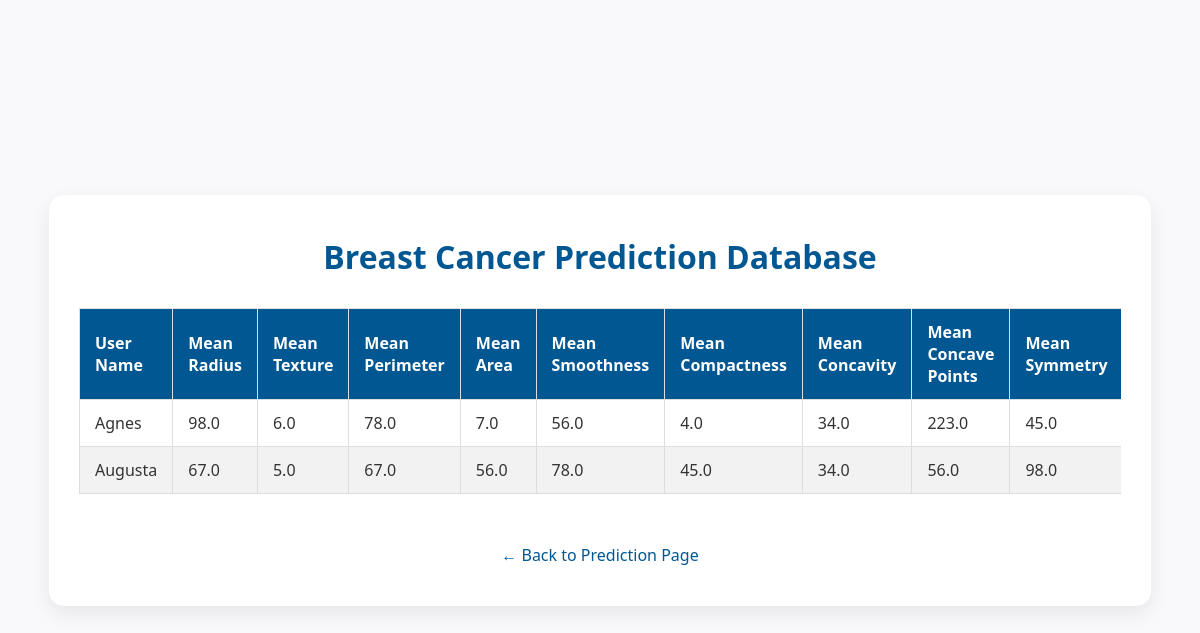
The page /output on the database its author committed.
### tables this page shows
CREATE TABLE predictions (
        id INTEGER PRIMARY KEY AUTOINCREMENT,
        user_name TEXT NOT NULL,
        mean_radius REAL NOT NULL,
        mean_texture REAL NOT NULL,
        mean_perimeter REAL NOT NULL,
        mean_area REAL NOT NULL,
        mean_smoothness REAL NOT NULL,
        mean_compactness REAL NOT NULL,
        mean_concavity REAL NOT NULL,
        mean_concave_points REAL NOT NULL,
        mean_symmetry REAL NOT NULL,
        mean_fractal_dimension REAL NOT NULL,
        prediction TEXT NOT NULL
    );

### app.py (the view)
@app.route('/output')
def output():
    select_query = '''
        SELECT user_name, mean_radius, mean_texture, mean_perimeter, mean_area,
               mean_smoothness, mean_compactness, mean_concavity,
               mean_concave_points, mean_symmetry, mean_fractal_dimension, prediction
        FROM predictions
    '''
    with closing(sqlite3.connect('breastcancer.db')) as conn:
        with closing(conn.cursor()) as c:
            c.execute(select_query)
            records = c.fetchall()
    return render_template('result.html', records=records)

### templates/result.html (shortened to what this page needs)
<!DOCTYPE html>
<html lang="en">
<head>
    <link rel="stylesheet" href="{{ url_for('static', filename='result.css') }}" />
</head>
<body>
    <div class="container">
        <h1>Breast Cancer Prediction Database</h1>
        <div class="table-wrapper">
            <table>
                <thead>
                    <tr>
                        <th>User Name</th>
                        <th>Mean Radius</th>
                        <th>Mean Texture</th>
                        <th>Mean Perimeter</th>
                        <th>Mean Area</th>
                        <th>Mean Smoothness</th>
                        <th>Mean Compactness</th>
                        <th>Mean Concavity</th>
                        <th>Mean Concave Points</th>
                        <th>Mean Symmetry</th>
                    </tr>
                </thead>
                <tbody>
                    {% for row in records %}
                    <tr>
                        <td>{{ row[0] }}</td>
                        <td>{{ row[1] }}</td>
                        <td>{{ row[2] }}</td>
                        <td>{{ row[3] }}</td>
                        <td>{{ row[4] }}</td>
                        <td>{{ row[5] }}</td>
                        <td>{{ row[6] }}</td>
                        <td>{{ row[7] }}</td>
                        <td>{{ row[8] }}</td>
                        <td>{{ row[9] }}</td>
                    </tr>
                    {% endfor %}
                </tbody>
            </table>
        </div>
        <div class="back-link">
            <a href="/">← Back to Prediction Page</a>
        </div>
    </div>
</body>
</html>

### static/result.css (style rules this page uses)
* { margin: 0; padding: 0; box-sizing: border-box; }
body { font-family: 'Segoe UI', Tahoma, Geneva, Verdana, sans-serif; background: #f9f9fb; color: #333; display: flex; align-items: center; justify-content: center; min-height: 100vh; padding: 20px; }
.container { background-color: #ffffff; padding: 40px 30px; border-radius: 15px; box-shadow: 0 8px 20px rgba(0, 0, 0, 0.08); max-width: 95%; width: 100%; overflow-x: auto; }
h1 { text-align: center; margin-bottom: 30px; color: #005792; }
.table-wrapper { overflow-x: auto; }
table { width: 100%; border-collapse: collapse; margin-bottom: 30px; }
thead { background-color: #005792; color: white; }
th, td { padding: 12px 15px; text-align: left; border: 1px solid #ddd; }
tbody tr:nth-child(even) { background-color: #f2f2f2; }
.back-link { text-align: center; margin-top: 20px; }
.back-link a { text-decoration: none; color: #005792; font-weight: 500; font-size: 16px; transition: color 0.3s ease; }

### rows shown on the page
predictions: user_name "Agnes", mean_radius "98.0", mean_texture "6.0", mean_perimeter "78.0", mean_area "7.0", mean_smoothness "56.0", mean_compactness "4.0", mean_concavity "34.0", mean_concave_points "223.0", mean_symmetry "45.0"
predictions: user_name "Augusta", mean_radius "67.0", mean_texture "5.0", mean_perimeter "67.0", mean_area "56.0", mean_smoothness "78.0", mean_compactness "45.0", mean_concavity "34.0", mean_concave_points "56.0", mean_symmetry "98.0"
